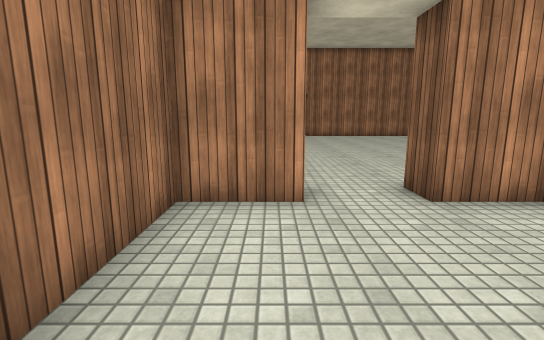
view 1 (above)

17 first-person views from a walk through a Unity game level. The camera is 1.3 m above the floor, tilts 10° down and sees 85° across. The floor is counted in squares, 1 m on a side. Each view is taken from the middle of a square. On the plan, view 1 faces up. The plan holds only what a view shows up to about 14 squares ahead; the rest is blank. The place goes on beyond the plan. The player character is not drawn. Surface patterns are stand-ins for the level's own textures.

view 2
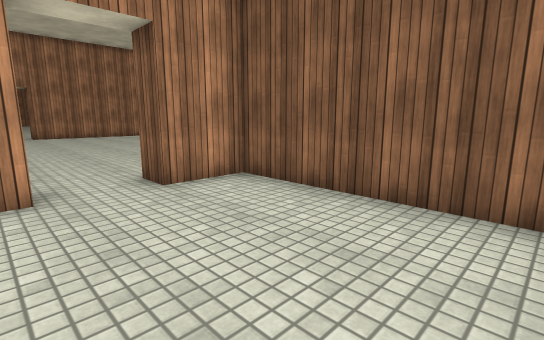

view 3
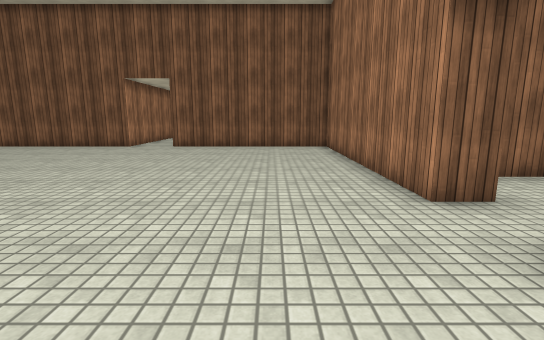

view 4
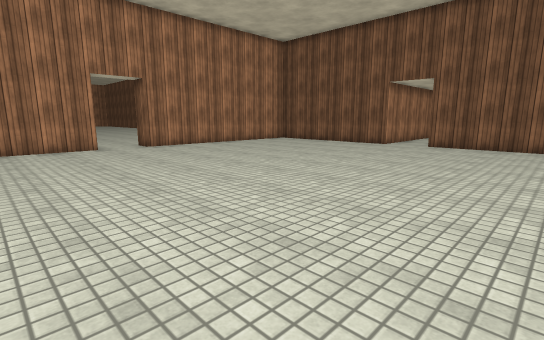

view 5
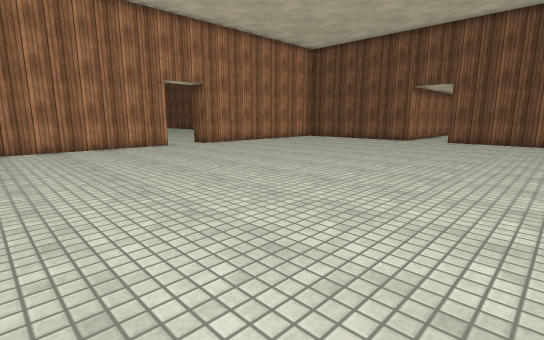

view 6
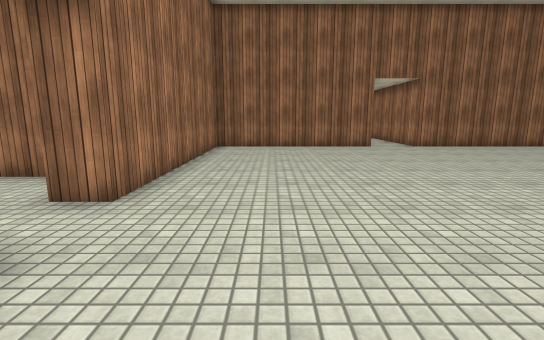

view 7
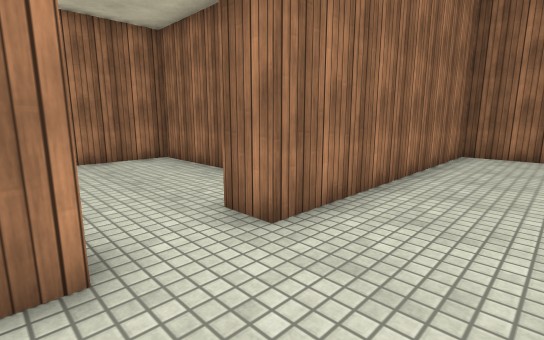

view 8
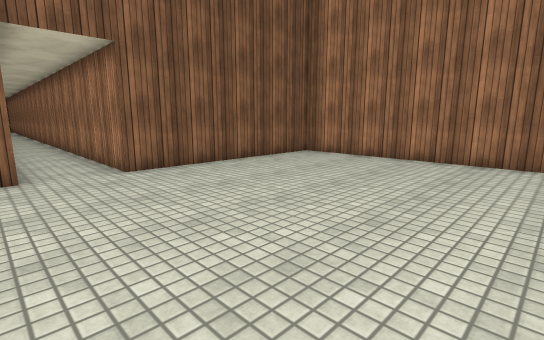

view 9
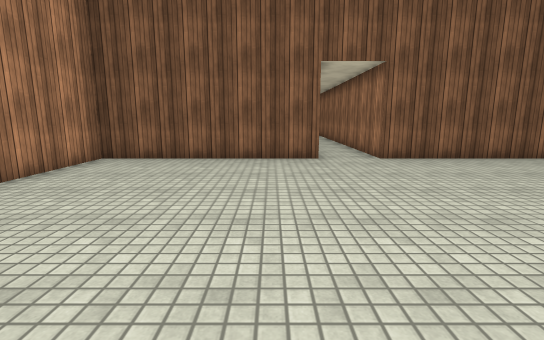

view 10
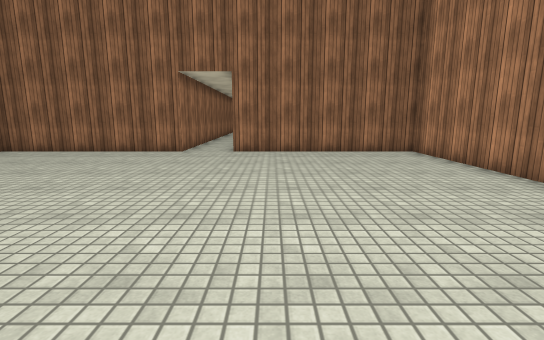

view 11
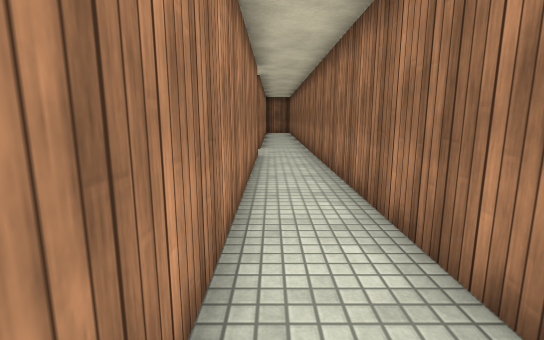

view 12
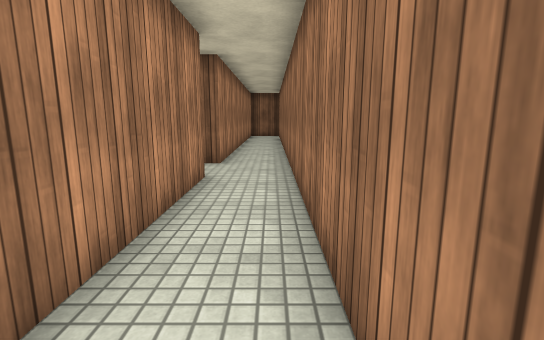

view 13
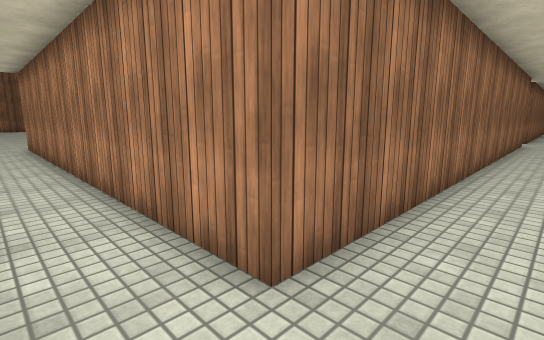

view 14
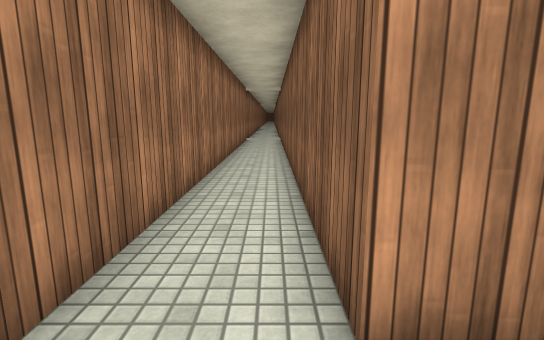

view 15
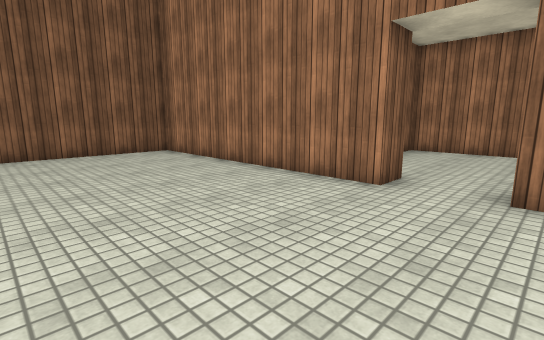

view 16
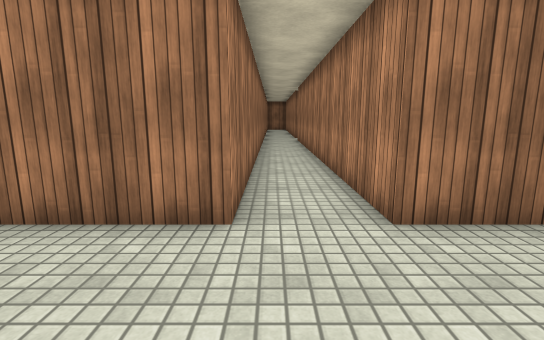

view 17
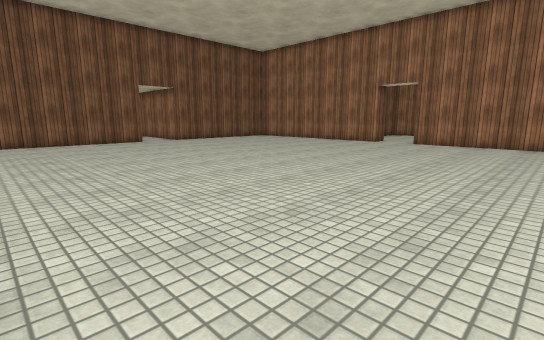

### Floor plan
Points are (right, up) in squares from view 1. A wall is a line through its corners. A room is listed if a view was taken in it or the views show most of it. See-through windows are left out.
Room 1 (views 1, 2)
walls: (0.5, 4.5) (-1.5, 4.5) (-1.5, -1.5) (4.5, -1.5) (4.5, 4.5) (2.5, 4.5)
ways out: opening at (1.5, 5) to room 2
Room 2 (views 3, 4, 5, 6, 7, 8, 9, 10, 11, 12, 13, 14, 15, 16, 17)
walls: (2.5, 4.5) (2.5, 5.5) (11.5, 5.5) (11.5, 12.5) (28.5, 12.5); (-8.5, 21.5) (-8.5, 14.5) (-11.5, 14.5); (-11.5, 12.5) (-8.5, 12.5) (-8.5, 5.5) (0.5, 5.5) (0.5, 4.5); (25.5, 21.5) (25.5, 14.5) (11.5, 14.5) (11.5, 21.5) (10.9, 21.5); (28.5, 14.5) (27.5, 14.5) (27.5, 21.4)
ways out: opening at (1.5, 5) to room 1

Positions as (right, up) in squares from view 1, and headings:
1: (0, 0), facing up
2: (0, -1), facing up-right
3: (-2, 8), facing right
4: (-3, 8), facing up-right
5: (-6, 8), facing up-right
6: (5, 8), facing left
7: (3, 8), facing down-left
8: (4, 15), facing down-right
9: (2, 16), facing right
10: (3, 16), facing left
11: (15, 14), facing right
12: (19, 13), facing right
13: (27, 13), facing up-left
14: (27, 13), facing up
15: (0, 11), facing down-right
16: (-5, 13), facing left
17: (-5, 21), facing down-right
